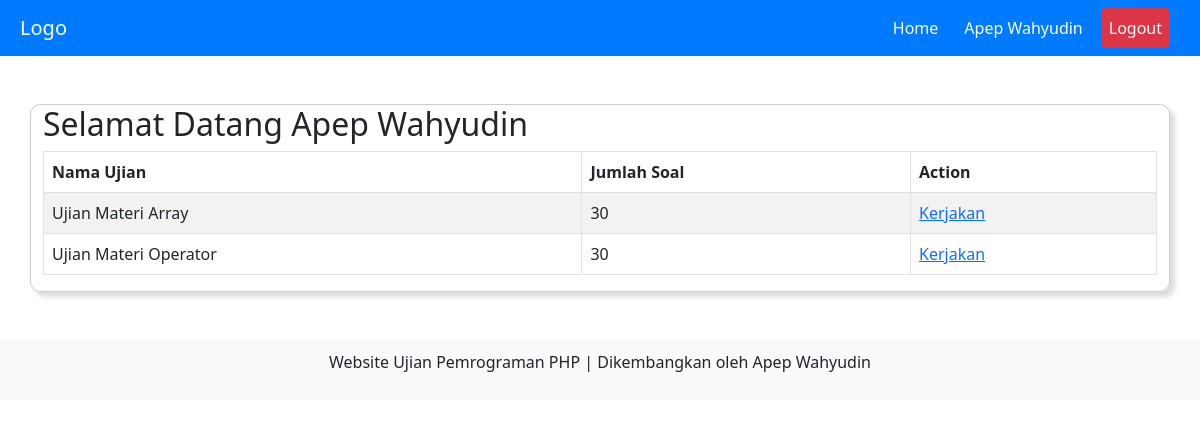
Page /home.php (signed in) on the earlier database version.
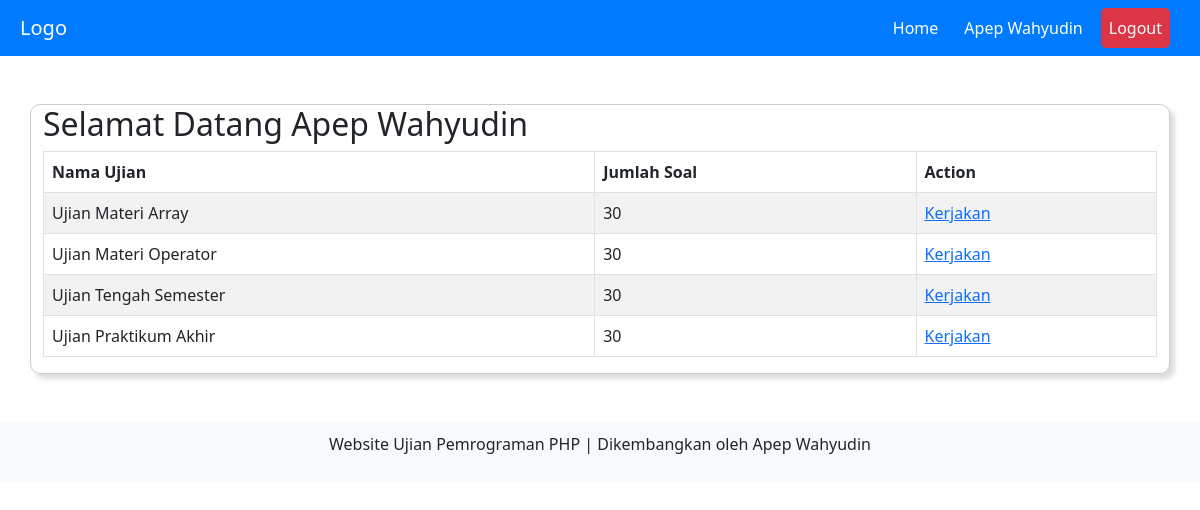
Same page on the later database version.
### tables this page shows
CREATE TABLE `ujian` (
  `id_ujian` int(11) NOT NULL,
  `nama_ujian` varchar(50) NOT NULL,
  `status` varchar(10) NOT NULL,
  `id_kelas` int(11) NOT NULL
);

### ujian.php (the view)
<h2>Selamat Datang <?= $data_siswa["nama"];?></h2>
                <table id="myTable" class="table table-striped table-bordered" style="width:100%">
                    <thead>
                        <tr>
                            <th>Nama Ujian</th>
                            <th>Jumlah Soal</th>
                            <th>Action</th>
                        </tr>
                    </thead>
                    <tbody>
    <?php
    $qry_ujian = mysqli_query($koneksi, "SELECT * FROM ujian WHERE id_kelas='$data_siswa[id_kelas]' AND status='aktif'");
    while($data_ujian=mysqli_fetch_assoc($qry_ujian))
    {
        ?>
                        <tr>
                            <td><?= $data_ujian['nama_ujian'];?></td>
                            <td>30</td>
                            <td><?= "<a href='home.php?page=soal&id_ujian=" . $data_ujian['id_ujian'] . "'>Kerjakan</a>"?></td>
                        </tr>
    <?php
        }
    ?>
                    </tbody>
                </table>

Differences in the rows shown:
added ujian: nama_ujian "Ujian Tengah Semester"
added ujian: nama_ujian "Ujian Praktikum Akhir"
